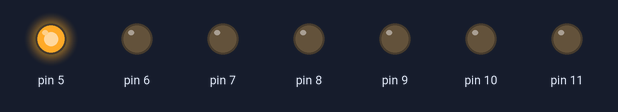
Bench run of a sketch on a simulated Arduino Uno, built with avr-gcc and run on an emulated ATmega328P. Parts: output pins drawn as LEDs (lit = HIGH).

Above: at 0.2 s.
At 1.2 s:
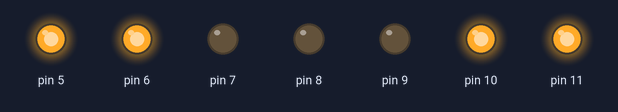
At 1.7 s:
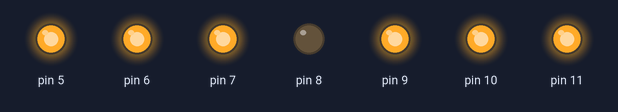
At 2.7 s:
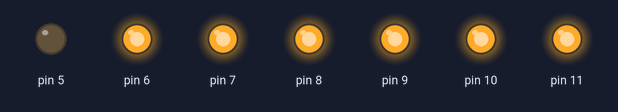
At 4.2 s:
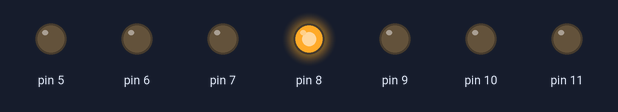
At 5.7 s:
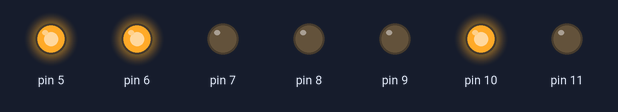
Timing chart, 0 to 6.5 s (numbered marks = the images above):
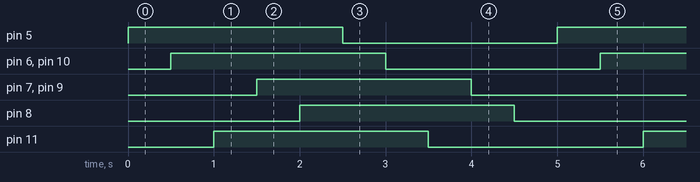

The sketch:

7.1_Illuminating_7-segment_Display.ino
```cpp
void setup()
{
Serial.begin(9600);
// set pin modes
pinMode (5,OUTPUT);
pinMode (6,OUTPUT);
pinMode (7,OUTPUT);
pinMode (8,OUTPUT);
pinMode (9,OUTPUT);
pinMode (10,OUTPUT);
pinMode (11,OUTPUT);
}
void loop()
{
digitalWrite (5,HIGH);
delay(500);
digitalWrite (6,HIGH);
digitalWrite (10,HIGH);
delay(500);
digitalWrite (11,HIGH);
delay(500);
digitalWrite (7,HIGH);
digitalWrite (9,HIGH);
delay(500);
digitalWrite (8,HIGH);
delay(500);
digitalWrite (5,LOW);
delay(500);
digitalWrite (6,LOW);
digitalWrite (10,LOW);
delay(500);
digitalWrite (11,LOW);
delay(500);
digitalWrite (7,LOW);
digitalWrite (9,LOW);
delay(500);
digitalWrite (8,LOW);
delay(500);
}
```

Measured:
- by itself, pin 5–11: alternates HIGH for 2.5 s and LOW for 2.5 s
- by itself, everything shown: repeats every 5.0 s, in 10 steps
